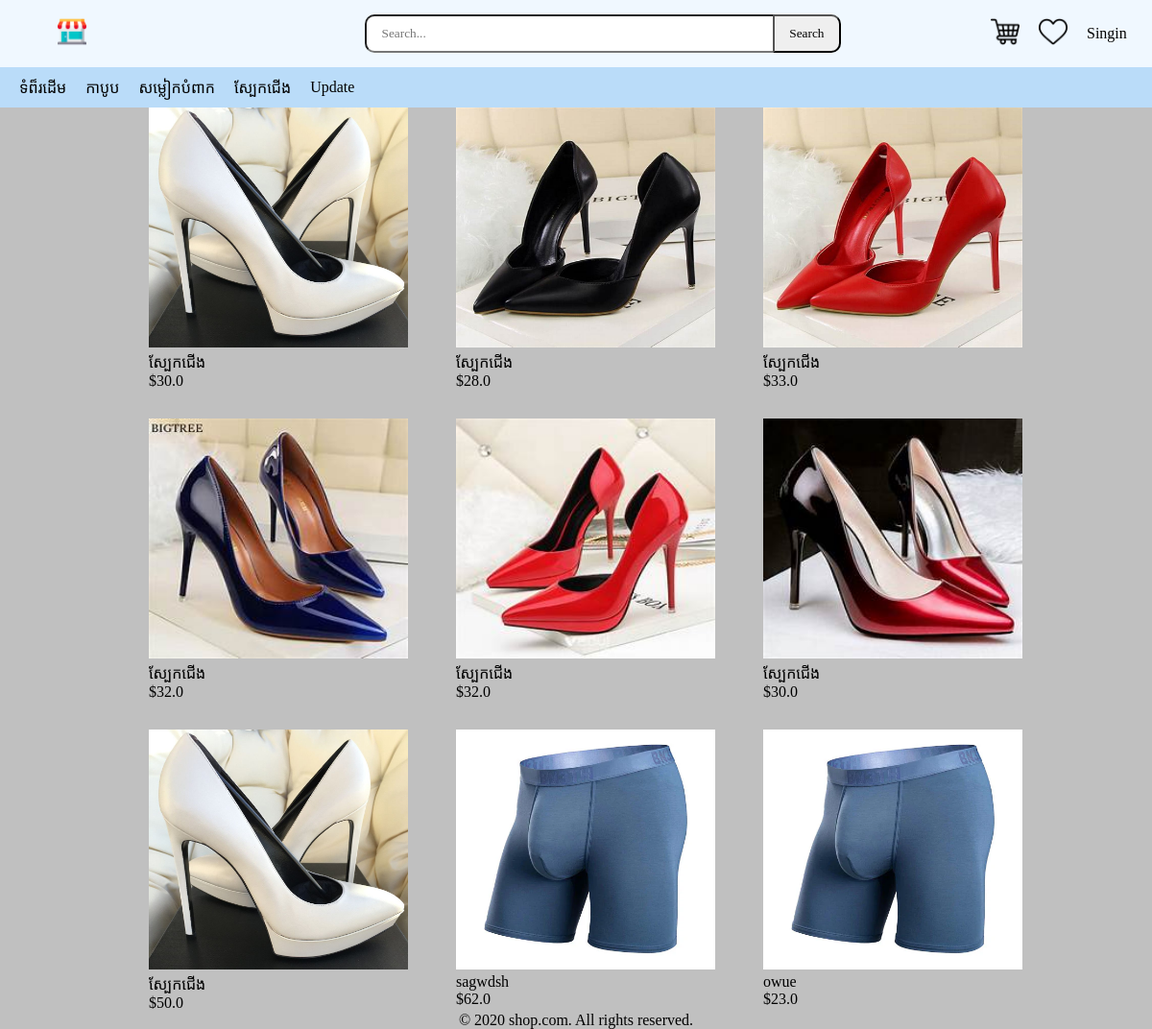
Page /shop/catagories/1 on the committed database.
### shop/models.py (models this page shows, shortened)
class Catagory(models.Model):
    name = models.CharField(max_length=255)

class product(models.Model):
    name = models.CharField(max_length=255)
    catagory = models.ForeignKey(Catagory, on_delete=models.CASCADE)
    price = models.FloatField()
    valume = models.CharField(max_length=10)
    disciptions = models.CharField(max_length=255)
    img = models.ImageField(upload_to='img/')

### shop/views.py (the view)
# urls.py: path('catagories/<int:id>', views.homepage, name='catagories'),
def homepage(request ,id=None):
    catagories = Catagory.objects.order_by('name')
    filter = request.GET.get('Search','')
    if filter !="":
        Poduct = product.objects.filter(name__icontains=filter).order_by('name')
        return render(request,'shop/homepage.html' ,{'Poduct':Poduct ,'catagories':catagories ,'filters':filter})
    if id is None:
        Poduct = product.objects.all()
        return render(request,'shop/homepage.html' ,{'Poduct':Poduct ,'catagories':catagories})
    else:
        Poduct = product.objects.filter(catagory_id=id)
        return render(request,'shop/homepage.html' ,{'Poduct':Poduct ,'catagories':catagories})

### shop/templates/shop/homepage.html
{% extends "shop/index.html" %} {% load static %} {% block body %}
{% for x in catagories %} {% endfor %} {% for x in Poduct %}
<a href="{% url 'product_detail' id=x.id %}">
  <img src="{{ x.img.url }}" alt="{{ x.name }}" width="270" height="250" />
  <div class="product_name">{{ x.name }}</div>
  <div class="product_price">${{ x.price }}</div>
</a>
{% endfor %}
{% endblock %}

### shop/templates/shop/navs.html (shortened to what this page needs)
<!DOCTYPE html>
{% load static %}
<html lang="en">
  <head>
    <link rel="stylesheet" href="{% static 'css/navs.css' %}" />
  </head>
  <body>
    <a href="{% url 'home' %}" id="link">ទំព៏រដើម</a>
    {% for x in catagories %}
    <a href="{% url 'catagories' id=x.id %}">{{ x.name }}</a>
    {% endfor %}
    <a href="{% url 'update' %}">Update</a>
  </body>
</html>

### shop/static/css/style.css (style rules this page uses)
* { box-sizing: border-box; font-family: Khmer OS Battambang; margin: 0; padding: 0; }
body { background-color: rgba(132, 132, 132, 0.507); }

### shop/static/css/navs.css (style rules this page uses)
a { text-decoration: none; color: black; padding-left: 20px; }

### rows in the picture
Catagory: name "កាបូប"
Catagory: name "សម្លៀកបំពាក"
Catagory: name "ស្បែកជើង"
product: img (picture), name "ស្បែកជើង", price "30.0"
product: img (picture), name "ស្បែកជើង", price "28.0"
product: img (picture), name "ស្បែកជើង", price "33.0"
product: img (picture), name "ស្បែកជើង", price "32.0"
product: img (picture), name "ស្បែកជើង", price "32.0"
product: img (picture), name "ស្បែកជើង", price "30.0"
product: img (picture), name "ស្បែកជើង", price "50.0"
product: img (picture), name "sagwdsh", price "62.0"
product: img (picture), name "owue", price "23.0"
